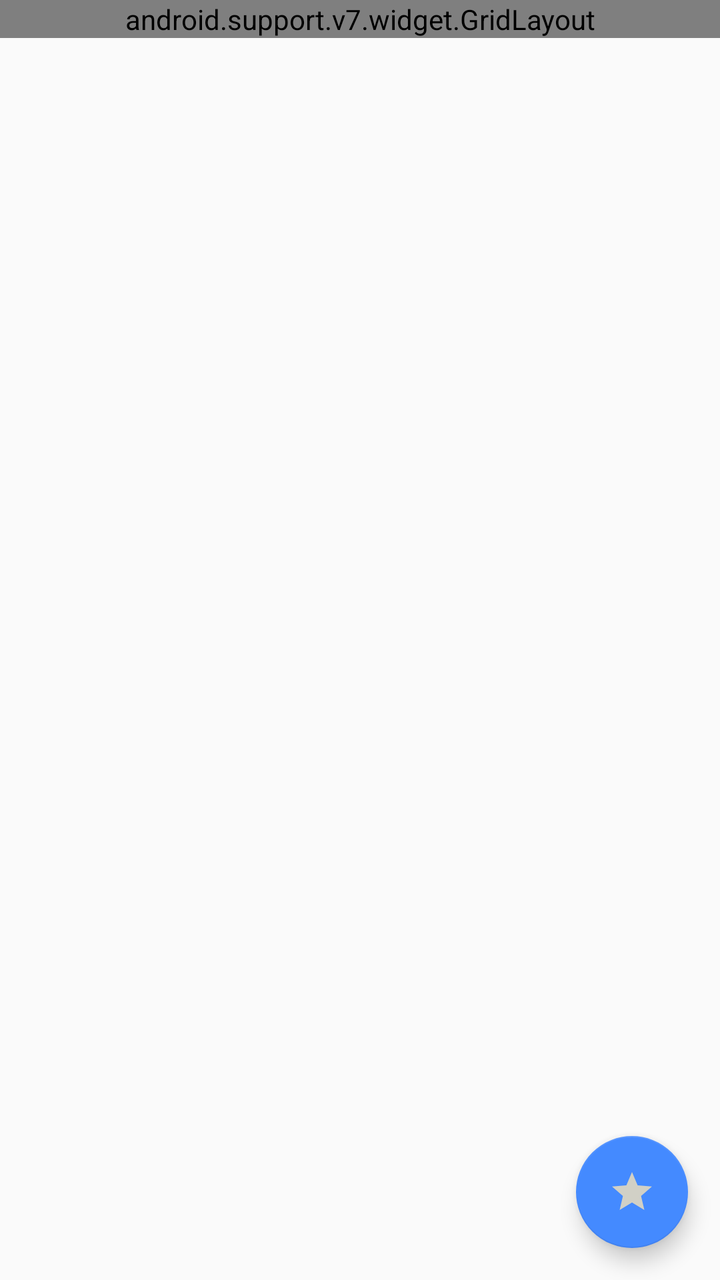
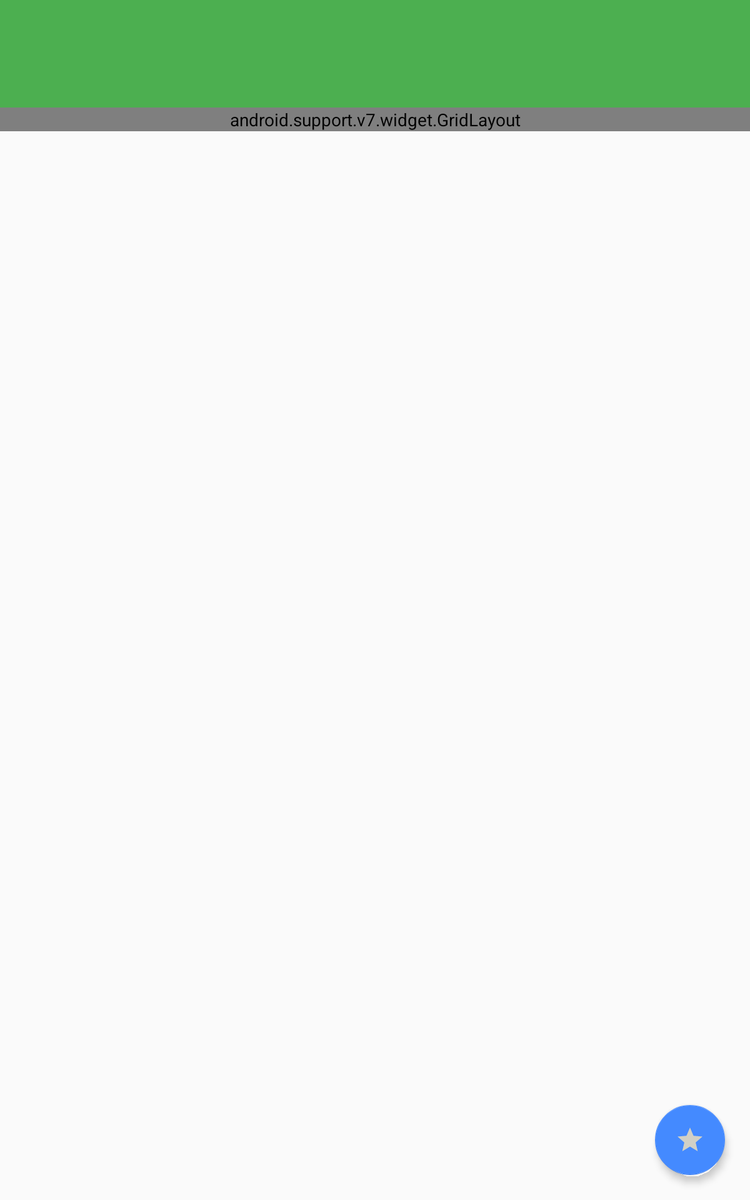

First picture: res/layout/ on a phone held upright. Second picture: the repository's own variant of that layout, on a device whose configuration matches the variant's folder. Source for both follows.
<!-- AndroidManifest.xml: application theme AppTheme -->
<!-- res/layout/fragment_details.xml -->
<RelativeLayout xmlns:android="http://schemas.android.com/apk/res/android"
    xmlns:app="http://schemas.android.com/apk/res-auto"
    android:layout_width="match_parent"
    android:layout_height="match_parent"
    android:fitsSystemWindows="true">

    <FrameLayout
        android:id="@+id/handset_appbar"
        android:layout_width="match_parent"
        android:layout_height="wrap_content">

        <ImageView
            android:id="@+id/backdrop"
            android:layout_width="match_parent"
            android:layout_height="wrap_content"
            android:background="@color/accent"
            android:contentDescription="@string/backdrop"
            android:scaleType="centerCrop" />

        <ImageButton
            android:id="@+id/play_button"
            android:layout_width="wrap_content"
            android:layout_height="wrap_content"
            android:layout_gravity="center"
            android:background="@drawable/button_64"
            android:contentDescription="@string/play_button_description"
            android:fitsSystemWindows="true"
            android:visibility="invisible" />
    </FrameLayout>

    <android.support.v4.widget.NestedScrollView
        android:id="@+id/scrollView"
        android:layout_width="match_parent"
        android:layout_height="match_parent">

        <LinearLayout
            android:layout_width="match_parent"
            android:layout_height="match_parent"
            android:orientation="vertical">

            <View
                android:id="@+id/space"
                android:layout_width="64dp"
                android:layout_height="wrap_content"
                android:layout_gravity="center_horizontal" />

            <include layout="@layout/details_grid" />
        </LinearLayout>
    </android.support.v4.widget.NestedScrollView>

    <android.support.v7.widget.Toolbar
        android:id="@+id/details_toolbar"
        android:layout_width="match_parent"
        android:layout_height="?attr/actionBarSize"
        android:background="@android:color/transparent"
        app:popupTheme="@style/ThemeOverlay.AppCompat.Dark.ActionBar" />

    <android.support.design.widget.FloatingActionButton
        android:id="@+id/fab"
        android:layout_width="wrap_content"
        android:layout_height="wrap_content"
        android:layout_alignParentBottom="true"
        android:layout_alignParentEnd="true"
        android:layout_alignParentRight="true"
        android:layout_gravity="bottom|end"
        android:layout_marginBottom="16dp"
        android:layout_marginEnd="16dp"
        android:layout_marginRight="16dp"
        android:src="@drawable/star_off"
        app:elevation="6dp"
        app:fabSize="normal" />

</RelativeLayout>
<!-- res/layout/details_grid.xml (included above) -->
<?xml version="1.0" encoding="utf-8"?>
<android.support.v7.widget.GridLayout xmlns:android="http://schemas.android.com/apk/res/android"
    xmlns:app="http://schemas.android.com/apk/res-auto"
    android:id="@+id/grid"
    android:layout_width="match_parent"
    android:layout_height="match_parent"
    android:background="#ffffff"
    app:columnCount="2"
    app:rowCount="4">

    <android.support.v7.widget.CardView
        android:id="@+id/card_view"
        android:layout_width="wrap_content"
        android:layout_height="wrap_content"
        android:layout_marginLeft="@dimen/activity_horizontal_margin"
        android:layout_marginStart="@dimen/activity_horizontal_margin"
        android:layout_marginTop="@dimen/activity_vertical_margin"
        android:visibility="invisible"
        app:cardElevation="@dimen/appbar_elevation"
        app:cardPreventCornerOverlap="false"
        app:cardUseCompatPadding="true"
        app:layout_rowSpan="4">

        <ImageView
            android:id="@+id/details_poster"
            android:layout_width="wrap_content"
            android:layout_height="wrap_content"
            android:contentDescription="@string/poster"
            android:scaleType="fitXY"
            android:transitionName="@string/detail_icon_transition_name" />
    </android.support.v7.widget.CardView>

    <include layout="@layout/details_grid_extra" />
</android.support.v7.widget.GridLayout>
<!-- res/layout/details_grid_extra.xml (included above) -->
<?xml version="1.0" encoding="utf-8"?>
<merge xmlns:android="http://schemas.android.com/apk/res/android"
    xmlns:app="http://schemas.android.com/apk/res-auto">

    <TextView
        android:id="@+id/title"
        style="@style/DetailsTitle"
        android:layout_width="0dp"
        android:layout_marginLeft="@dimen/activity_horizontal_margin"
        android:layout_marginStart="@dimen/activity_horizontal_margin"
        android:layout_marginTop="@dimen/activity_vertical_margin"
        android:gravity="center_horizontal"
        android:paddingEnd="@dimen/activity_horizontal_margin"
        android:paddingRight="@dimen/activity_horizontal_margin"
        android:textColor="@color/primary_text"
        app:layout_gravity="fill_horizontal" />

    <TextView
        android:id="@+id/genres"
        style="@style/DetailsTextMedium"
        android:layout_width="0dp"
        android:layout_marginLeft="@dimen/activity_horizontal_margin"
        android:layout_marginStart="@dimen/activity_horizontal_margin"
        android:layout_marginTop="@dimen/details_grid_vertical_margin"
        android:gravity="center_horizontal"
        android:paddingEnd="@dimen/activity_horizontal_margin"
        android:paddingRight="@dimen/activity_horizontal_margin"
        android:textColor="@color/secondary_text"
        app:layout_gravity="fill_horizontal" />

    <TextView
        android:id="@+id/release_date"
        style="@style/DetailsTextMedium"
        android:layout_width="0dp"
        android:layout_marginLeft="@dimen/activity_horizontal_margin"
        android:layout_marginStart="@dimen/activity_horizontal_margin"
        android:layout_marginTop="@dimen/details_grid_vertical_margin"
        android:gravity="center_horizontal"
        android:paddingEnd="@dimen/activity_horizontal_margin"
        android:paddingRight="@dimen/activity_horizontal_margin"
        app:layout_gravity="fill_horizontal" />

    <TextView
        android:id="@+id/vote"
        style="@style/DetailsTextMedium"
        android:layout_width="0dp"
        android:layout_marginLeft="@dimen/activity_horizontal_margin"
        android:layout_marginStart="@dimen/activity_horizontal_margin"
        android:layout_marginTop="@dimen/details_grid_vertical_margin"
        android:gravity="center_horizontal"
        android:paddingEnd="@dimen/activity_horizontal_margin"
        android:paddingRight="@dimen/activity_horizontal_margin"
        app:layout_gravity="fill_horizontal" />

    <View
        android:layout_height="@dimen/details_divider_height"
        android:layout_marginEnd="@dimen/activity_horizontal_margin"
        android:layout_marginLeft="@dimen/activity_horizontal_margin"
        android:layout_marginRight="@dimen/activity_horizontal_margin"
        android:layout_marginStart="@dimen/activity_horizontal_margin"
        android:layout_marginTop="@dimen/activity_vertical_margin"
        android:background="@color/divider"
        app:layout_columnSpan="2" />

    <TextView
        android:id="@+id/budget"
        style="@style/DetailsTextSmall"
        android:layout_marginTop="@dimen/activity_vertical_margin"
        android:paddingEnd="@dimen/activity_horizontal_margin"
        android:paddingLeft="@dimen/activity_horizontal_margin"
        android:paddingRight="@dimen/activity_horizontal_margin"
        android:paddingStart="@dimen/activity_horizontal_margin"
        android:text="Budget: "
        app:layout_columnSpan="2" />

    <TextView
        android:id="@+id/length"
        style="@style/DetailsTextSmall"
        android:layout_marginTop="@dimen/details_grid_vertical_margin"
        android:paddingEnd="@dimen/activity_horizontal_margin"
        android:paddingLeft="@dimen/activity_horizontal_margin"
        android:paddingRight="@dimen/activity_horizontal_margin"
        android:paddingStart="@dimen/activity_horizontal_margin"
        android:text="Length: "
        app:layout_columnSpan="2" />

    <TextView
        android:id="@+id/director"
        style="@style/DetailsTextSmall"
        android:layout_marginTop="@dimen/details_grid_vertical_margin"
        android:paddingEnd="@dimen/activity_horizontal_margin"
        android:paddingLeft="@dimen/activity_horizontal_margin"
        android:paddingRight="@dimen/activity_horizontal_margin"
        android:paddingStart="@dimen/activity_horizontal_margin"
        android:text="Director: "
        app:layout_columnSpan="2" />

    <TextView
        android:id="@+id/actors"
        style="@style/DetailsTextSmall"
        android:layout_marginTop="@dimen/details_grid_vertical_margin"
        android:paddingEnd="@dimen/activity_horizontal_margin"
        android:paddingLeft="@dimen/activity_horizontal_margin"
        android:paddingRight="@dimen/activity_horizontal_margin"
        android:paddingStart="@dimen/activity_horizontal_margin"
        android:text="Cast: "
        app:layout_columnSpan="2" />

    <TextView
        android:id="@+id/plot"
        style="@style/PlotText"
        android:layout_marginTop="@dimen/details_grid_vertical_margin"
        android:fontFamily="sans-serif-light"
        android:paddingEnd="@dimen/activity_horizontal_margin"
        android:paddingLeft="@dimen/activity_horizontal_margin"
        android:paddingRight="@dimen/activity_horizontal_margin"
        android:paddingStart="@dimen/activity_horizontal_margin"
        app:layout_columnSpan="2" />

    <ExpandableListView
        android:id="@+id/reviews"
        android:layout_marginTop="@dimen/details_grid_vertical_list_margin"
        android:groupIndicator="@null"
        app:layout_columnSpan="2"
        app:layout_gravity="fill_horizontal" />
</merge>
<!-- resources referenced by this layout -->
<resources>
  <color name="accent">#448AFF</color>
  <color name="divider">#B6B6B6</color>
  <color name="primary_text">#212121</color>
  <color name="secondary_text">#727272</color>
  <dimen name="activity_horizontal_margin">16dp</dimen>
  <dimen name="activity_vertical_margin">16dp</dimen>
  <dimen name="appbar_elevation">6dp</dimen>
  <dimen name="details_divider_height">2dp</dimen>
  <dimen name="details_grid_vertical_list_margin">8dp</dimen>
  <dimen name="details_grid_vertical_margin">4dp</dimen>
  <!-- drawable button_64 (drawable) -->
  <?xml version="1.0" encoding="utf-8"?>
  <selector xmlns:android="http://schemas.android.com/apk/res/android">
      <item android:drawable="@drawable/play_button_pressed_64dp" android:state_pressed="true" />
      <item android:drawable="@drawable/play_button_64dp" />
  </selector>
  <!-- drawable star_off (drawable) -->
  <vector xmlns:android="http://schemas.android.com/apk/res/android"
          android:width="24dp"
          android:height="24dp"
          android:viewportWidth="24.0"
          android:viewportHeight="24.0">
      <path
          android:fillColor="#d1d0c6"
          android:pathData="M12,17.27L18.18,21l-1.64,-7.03L22,9.24l-7.19,-0.61L12,2 9.19,8.63 2,9.24l5.46,4.73L5.82,21z"/>
  </vector>
  <string name="backdrop">BackDrop</string>
  <string name="detail_icon_transition_name">transition name</string>
  <string name="play_button_description">Play</string>
  <string name="poster">Poster</string>
  <style name="DetailsTextMedium">
          <item name="android:textSize">20sp</item>
          <item name="android:fontFamily">sans-serif-condensed</item>
      </style>
  <style name="DetailsTextSmall">
          <item name="android:textSize">20sp</item>
          <item name="android:fontFamily">sans-serif</item>
      </style>
  <style name="DetailsTitle">
          <item name="android:textSize">28sp</item>
          <item name="android:fontFamily">sans-serif-condensed</item>
      </style>
  <style name="PlotText">
          <item name="android:textSize">18sp</item>
          <item name="android:fontFamily">sans-serif-light</item>
      </style>
  <style name="AppTheme" parent="Theme.AppCompat.Light.NoActionBar">
          <item name="colorPrimary">@color/primary</item>
          <item name="android:windowNoTitle">true</item>
          <item name="colorPrimaryDark">@color/primary_dark</item>
          <item name="colorAccent">@color/accent</item>
          <item name="actionModeShareDrawable">@drawable/ic_share</item>
      </style>
  <!-- drawable play_button_pressed_64dp (drawable) -->
  <vector
      xmlns:android="http://schemas.android.com/apk/res/android"
      android:width="64dp"
      android:height="64dp"
      android:alpha="0.81"
      android:viewportHeight="24.0"
      android:viewportWidth="24.0">
      <path
          android:fillColor="#766969"
          android:pathData="M12,2C6.48,2 2,6.48 2,12s4.48,10 10,10 10,-4.48 10,-10S17.52,2 12,2z" />
      <path
          android:fillColor="#352e2e"
          android:pathData="m10,16.5v-9l6,4.5 -6,4.5z"/>
  </vector>
  <!-- drawable play_button_64dp (drawable) -->
  <vector
      xmlns:android="http://schemas.android.com/apk/res/android"
      android:width="64dp"
      android:height="64dp"
      android:alpha="0.81"
      android:viewportHeight="24.0"
      android:viewportWidth="24.0">
      <path
          android:fillColor="#000000"
          android:pathData="M12,2C6.48,2 2,6.48 2,12s4.48,10 10,10 10,-4.48 10,-10S17.52,2 12,2z" />
      <path
          android:fillColor="#e6dada"
          android:pathData="m10,16.5v-9l6,4.5 -6,4.5z"/>
  </vector>
  <color name="primary">#4CAF50</color>
  <color name="primary_dark">#388E3C</color>
  <!-- drawable ic_share: png bitmap (drawable-hdpi, 17161 bytes) -->
</resources>
<!-- res/layout-sw600dp-port/fragment_details.xml (the repository's variant of the layout above) -->
<!-- drawn on a 7-inch tablet held upright -->
<android.support.design.widget.CoordinatorLayout xmlns:android="http://schemas.android.com/apk/res/android"
    xmlns:app="http://schemas.android.com/apk/res-auto"
    xmlns:tools="http://schemas.android.com/tools"
    android:layout_width="match_parent"
    android:layout_height="match_parent"
    tools:mContext="com.example.igorklimov.popularmovies.DetailActivityFragment"
    tools:showIn="@layout/activity_detail">

    <android.support.design.widget.AppBarLayout
        android:id="@+id/appbar"
        android:layout_width="match_parent"
        android:layout_height="wrap_content"
        android:fitsSystemWindows="true">

        <android.support.design.widget.CollapsingToolbarLayout
            android:id="@+id/collapsing_toolbar"
            android:layout_width="match_parent"
            android:layout_height="wrap_content"
            android:fitsSystemWindows="true"
            app:layout_scrollFlags="scroll|enterAlwaysCollapsed">

            <FrameLayout
                android:layout_width="match_parent"
                android:layout_height="wrap_content"
                android:fitsSystemWindows="true"
                app:layout_collapseMode="parallax">

                <ImageView
                    android:id="@+id/backdrop"
                    android:layout_width="match_parent"
                    android:layout_height="wrap_content"
                    android:background="@color/accent"
                    android:contentDescription="@string/backdrop"
                    android:fitsSystemWindows="true"
                    android:scaleType="centerCrop" />

                <ImageButton
                    android:id="@+id/play_button"
                    android:layout_width="wrap_content"
                    android:layout_height="wrap_content"
                    android:layout_gravity="center"
                    android:background="@drawable/button_86"
                    android:fitsSystemWindows="true"
                    android:visibility="invisible" />
            </FrameLayout>

            <android.support.v7.widget.Toolbar
                android:id="@+id/details_toolbar"
                android:layout_width="match_parent"
                android:layout_height="?attr/actionBarSize"
                app:layout_collapseMode="pin"
                app:popupTheme="@style/ThemeOverlay.AppCompat.Dark.ActionBar" />
        </android.support.design.widget.CollapsingToolbarLayout>
    </android.support.design.widget.AppBarLayout>

    <android.support.v4.widget.NestedScrollView
        android:id="@+id/scrollView"
        android:layout_width="match_parent"
        android:layout_height="match_parent"
        app:layout_behavior="@string/appbar_scrolling_view_behavior">

        <include layout="@layout/details_grid" />
    </android.support.v4.widget.NestedScrollView>

    <android.support.design.widget.FloatingActionButton
        android:id="@+id/fab"
        android:layout_width="wrap_content"
        android:layout_height="wrap_content"
        android:layout_gravity="bottom|end"
        android:layout_marginBottom="20dp"
        android:layout_marginRight="20dp"
        android:src="@drawable/star_off"
        app:elevation="4dp"
        app:fabSize="normal" />

</android.support.design.widget.CoordinatorLayout>
<!-- resources referenced by the variant -->
<!-- as a 7-inch tablet held upright resolves them -->
<resources>
  <color name="accent">#448AFF</color>
  <color name="divider">#B6B6B6</color>
  <color name="primary_text">#212121</color>
  <color name="secondary_text">#727272</color>
  <!-- from res/values-sw600dp/ -->
  <dimen name="activity_horizontal_margin">32dp</dimen>
  <!-- from res/values-sw600dp/ -->
  <dimen name="activity_vertical_margin">32dp</dimen>
  <!-- from res/values-sw600dp/ -->
  <dimen name="appbar_elevation">6dp</dimen>
  <dimen name="details_divider_height">2dp</dimen>
  <dimen name="details_grid_vertical_list_margin">8dp</dimen>
  <dimen name="details_grid_vertical_margin">4dp</dimen>
  <!-- drawable button_86 (drawable) -->
  <?xml version="1.0" encoding="utf-8"?>
  <selector xmlns:android="http://schemas.android.com/apk/res/android">
      <item android:drawable="@drawable/play_button_pressed_86dp" android:state_pressed="true" />
      <item android:drawable="@drawable/play_button_86dp" />
  </selector>
  <!-- drawable star_off (drawable) -->
  <vector xmlns:android="http://schemas.android.com/apk/res/android"
          android:width="24dp"
          android:height="24dp"
          android:viewportWidth="24.0"
          android:viewportHeight="24.0">
      <path
          android:fillColor="#d1d0c6"
          android:pathData="M12,17.27L18.18,21l-1.64,-7.03L22,9.24l-7.19,-0.61L12,2 9.19,8.63 2,9.24l5.46,4.73L5.82,21z"/>
  </vector>
  <string name="backdrop">BackDrop</string>
  <string name="detail_icon_transition_name">transition name</string>
  <string name="poster">Poster</string>
  <!-- from res/values-sw600dp/ -->
  <style name="DetailsTextMedium">
          <item name="android:textSize">30sp</item>
          <item name="android:fontFamily">sans-serif-condensed</item>
      </style>
  <!-- from res/values-sw600dp/ -->
  <style name="DetailsTextSmall">
          <item name="android:textSize">30sp</item>
          <item name="android:fontFamily">sans-serif</item>
      </style>
  <!-- from res/values-sw600dp/ -->
  <style name="DetailsTitle">
          <item name="android:textSize">38sp</item>
          <item name="android:fontFamily">sans-serif-condensed</item>
      </style>
  <!-- from res/values-sw600dp/ -->
  <style name="PlotText">
          <item name="android:textSize">24sp</item>
          <item name="android:fontFamily">sans-serif-light</item>
      </style>
  <style name="AppTheme" parent="Theme.AppCompat.Light.NoActionBar">
          <item name="colorPrimary">@color/primary</item>
          <item name="android:windowNoTitle">true</item>
          <item name="colorPrimaryDark">@color/primary_dark</item>
          <item name="colorAccent">@color/accent</item>
          <item name="actionModeShareDrawable">@drawable/ic_share</item>
      </style>
  <!-- drawable play_button_pressed_86dp (drawable) -->
  <vector
      xmlns:android="http://schemas.android.com/apk/res/android"
      android:width="86dp"
      android:height="86dp"
      android:alpha="0.81"
      android:viewportHeight="24.0"
      android:viewportWidth="24.0">
      <path
          android:fillColor="#766969"
          android:pathData="M12,2C6.48,2 2,6.48 2,12s4.48,10 10,10 10,-4.48 10,-10S17.52,2 12,2z" />
      <path
          android:fillColor="#352e2e"
          android:pathData="m10,16.5v-9l6,4.5 -6,4.5z"/>
  </vector>
  <!-- drawable play_button_86dp (drawable) -->
  <vector
      xmlns:android="http://schemas.android.com/apk/res/android"
      android:width="86dp"
      android:height="86dp"
      android:alpha="0.81"
      android:viewportHeight="24.0"
      android:viewportWidth="24.0">
      <path
          android:fillColor="#000000"
          android:pathData="M12,2C6.48,2 2,6.48 2,12s4.48,10 10,10 10,-4.48 10,-10S17.52,2 12,2z" />
      <path
          android:fillColor="#e6dada"
          android:pathData="m10,16.5v-9l6,4.5 -6,4.5z"/>
  </vector>
  <color name="primary">#4CAF50</color>
  <color name="primary_dark">#388E3C</color>
  <!-- drawable ic_share: png bitmap (drawable-hdpi, 17161 bytes) -->
</resources>
